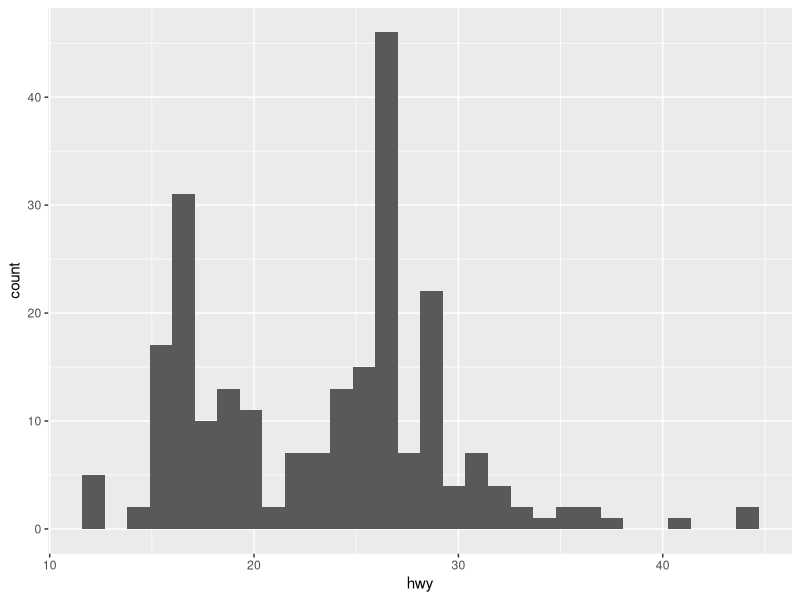
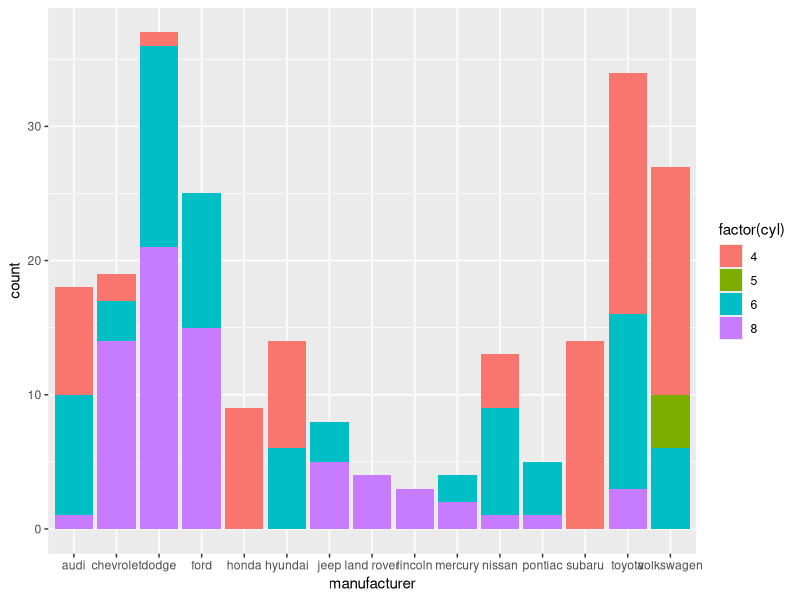
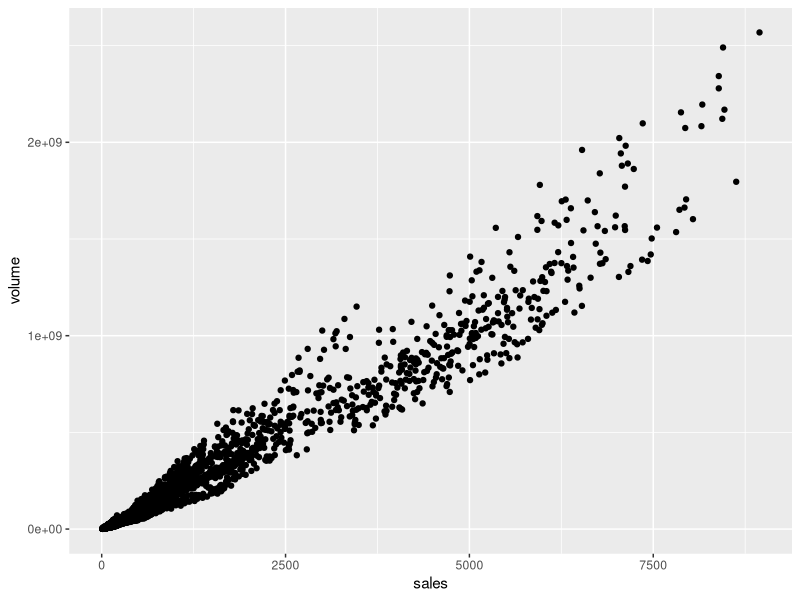
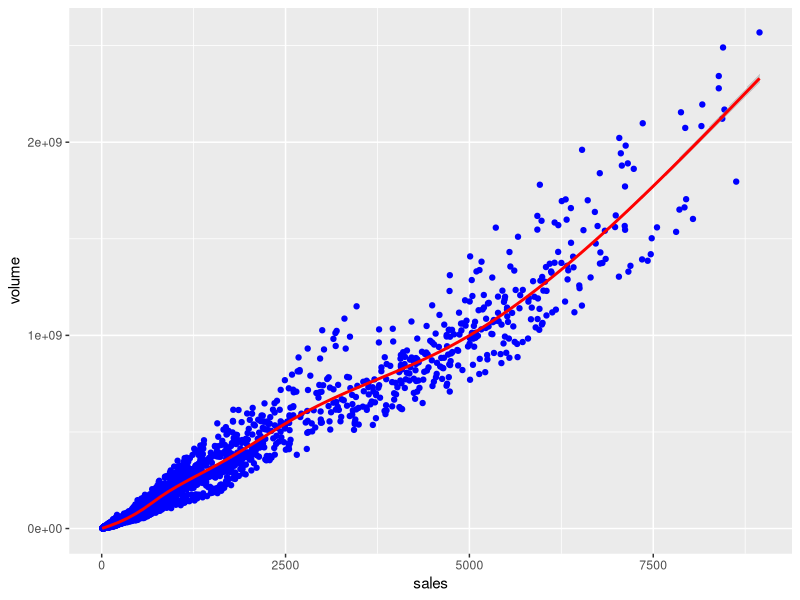

Source code (R) for these figures, in order:
#in case package not installed
#install.packages('ggplot2', repos="http://cran.rstudio.com/")
library(ggplot2)

head(mpg)
head(txhousing)

#1
ggplot(data = mpg, aes(hwy)) + geom_histogram(bins=30)

#2
ggplot(data = mpg, aes(x= manufacturer)) + geom_bar(aes(fill=factor(cyl)))

#3
ggplot(txhousing,aes(x=sales,y=volume)) + geom_point()

#4
ggplot(txhousing,aes(x=sales,y=volume)) + geom_point(color='blue') + geom_smooth(color='red')